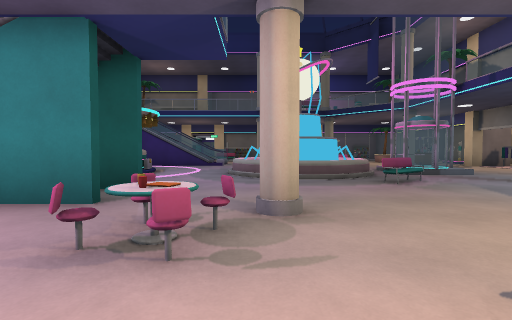
View 1 (above)

24 first-person views from a walk through a Godot game level. The camera is 1.3 m above the floor, tilts 2° down and sees 85° across. The floor is counted in squares, 2 m on a side. Each view is taken from the middle of a square. On the plan, view 1 faces up. The plan holds only what a view shows up to about 9 squares ahead; the rest is blank. The place goes on beyond the plan. Surface patterns are stand-ins for the level's own textures.

View 2
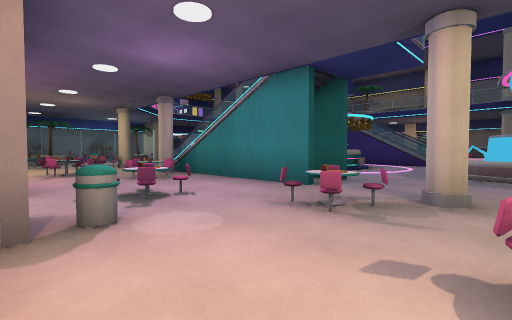

View 3
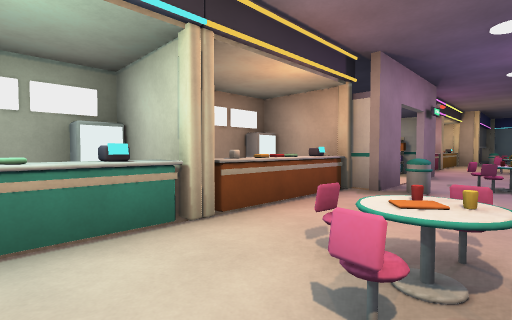

View 4
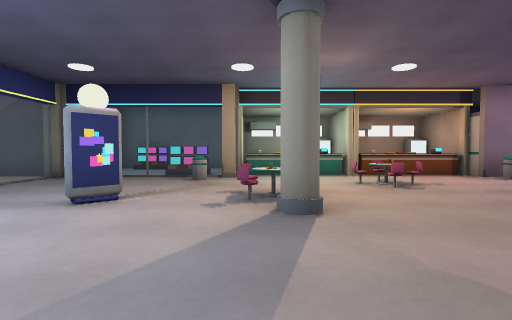

View 5
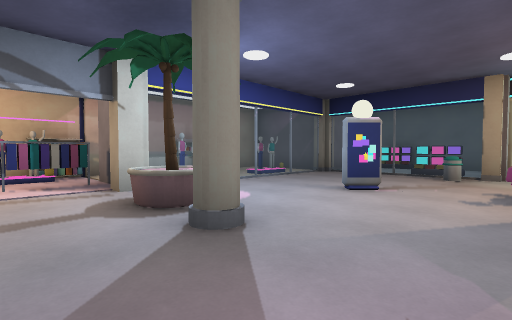

View 6
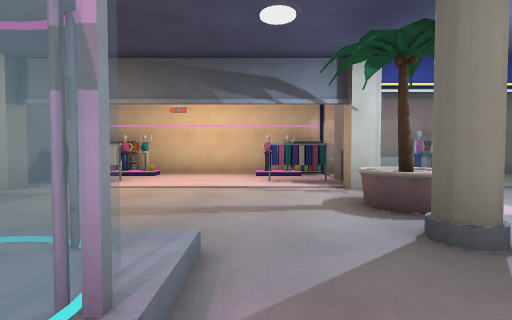

View 7
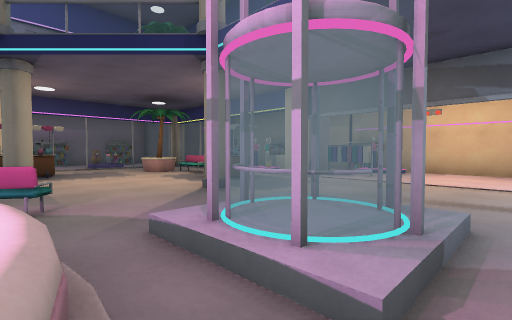

View 8
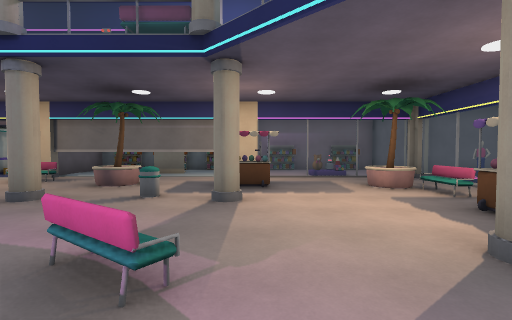

View 9
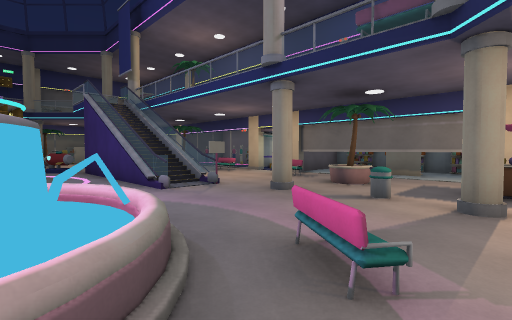

View 10
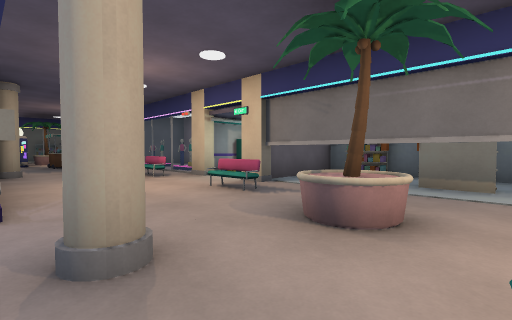

View 11
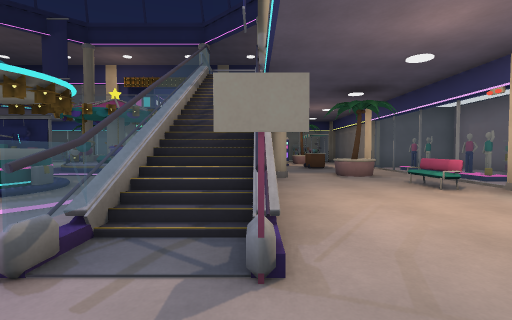

View 12
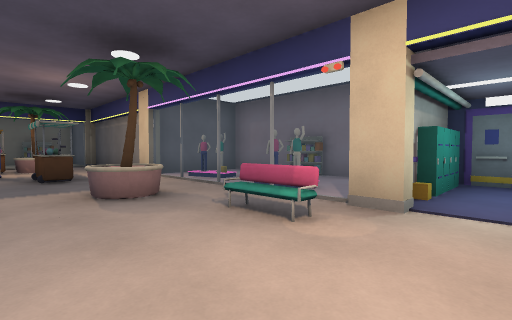

View 13
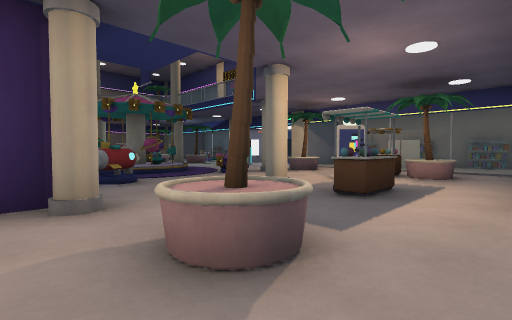

View 14
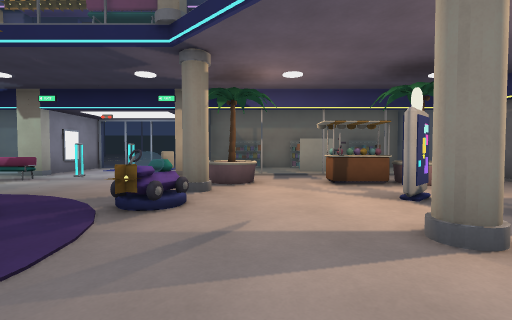

View 15
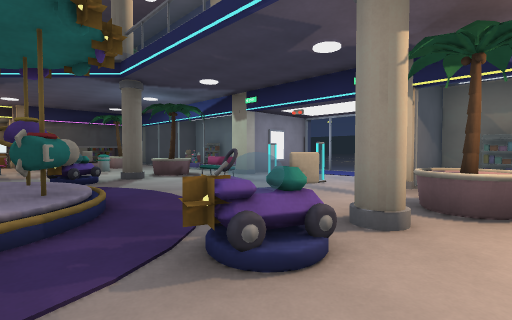

View 16
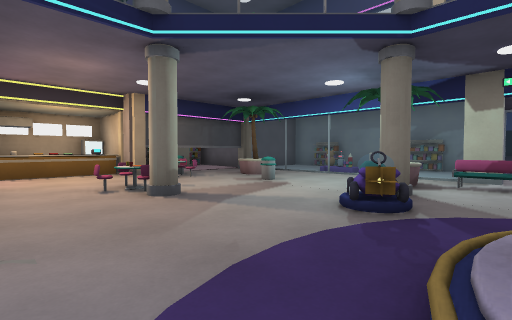

View 17
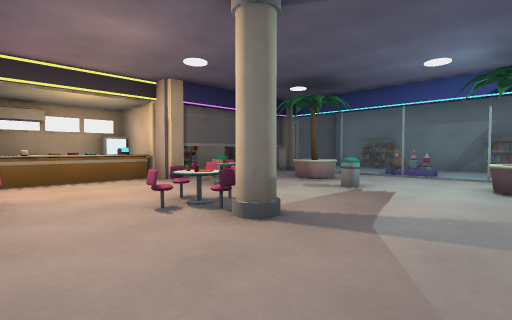

View 18
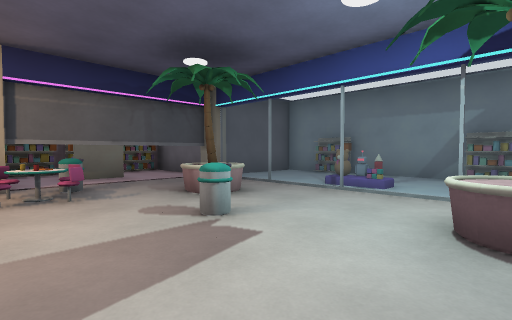

View 19
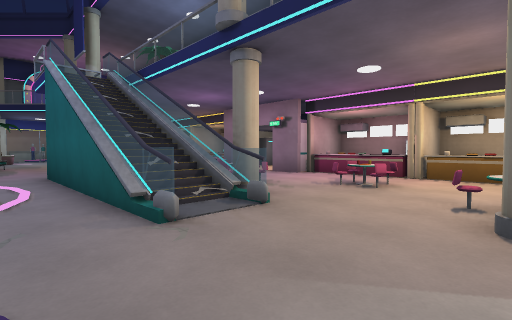

View 20
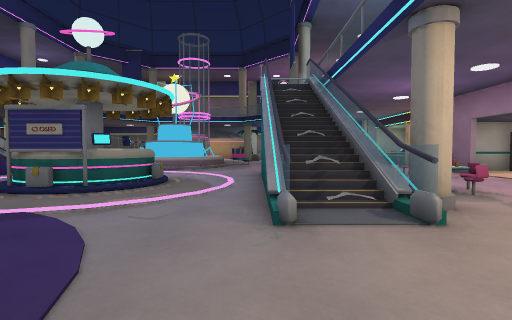

View 21
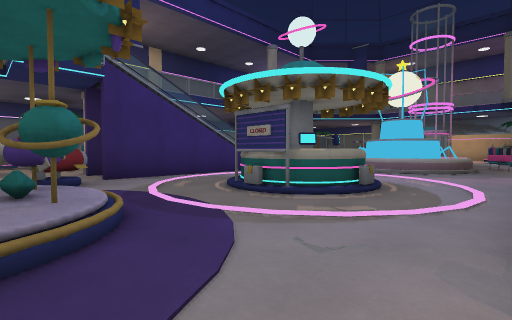

View 22
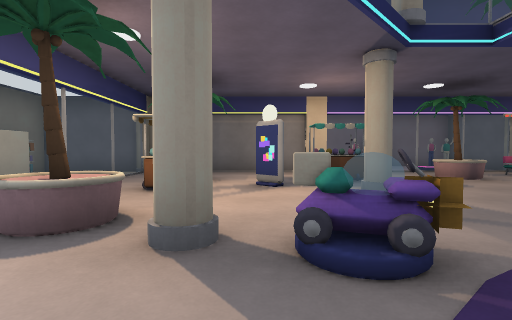

View 23
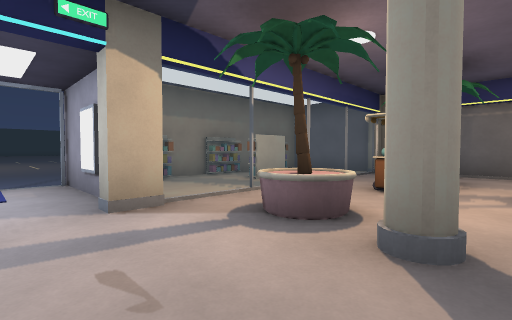

View 24
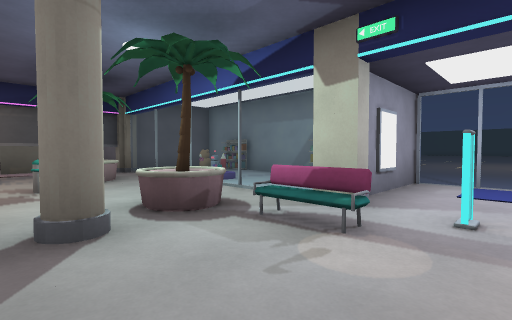

### Floor plan
Key: @ floor where view 1 was taken; # wall or solid block; x gap in a wall; . floor; / step, stairs or slope; = window, fence, low wall or low ledge; ^ raised ledge; B bench; C column; I bin; S stall; H shelf; T palm tree; A cart; R car; K rocket; G gate; O other object.
Columns run from 18 left of view 1 to 12 right of it. Each row starts with its distance up from view 1.
 21               ###
 20         ###H###.#H# #O
 19         #.....#.#..H.
 18    ##########=#.#==HH=# ##=#
 17 ####............x..........#
 16 H.=........T.B..BB.T.......#
 15 #.=.TT..A..T.......T..A..TB
 14 HHH..A..C..C......C.I.C...
 13 #.H........######......... #
 12 H.=.T......###///........A.#
 11 #.=.T.CR..K..........B..C..####
 10 ####....//......  /==.......^##
  9  ..G...=##/.#^^=./####/#......#
  8  ..G...###/.#^^=//^##=x#......#
  7 #.##B...##.. ^^ ..=^#........##
  6 ####B..R.............B..C...^##
  5 H.=.TC...../#####........T.###
  4 #.=........///###..........##
  3 #.#..I..C..C......C...C.#..#
  2 #.#.....=...=/...^....^....#
  1 H.=.T.==..^=...==..==......#
  0 #.=...I...=.....I.@=...I...#
 -1 ########.....#..#S.....#####
 -2       ##SSSSSH  .SSSSSS#
 -3        #SSSSS    SS SSS#
 -4                        #

Where each view was taken, in squares from view 1:
view 1: 0 up, 0 right, facing up
view 2: 1 down, 1 right, facing up-left
view 3: 1 up, 3 right, facing down-left
view 4: 6 up, 4 right, facing down
view 5: 7 up, 4 right, facing down-right
view 6: 7 up, 4 right, facing right
view 7: 7 up, 3 right, facing up-right
view 8: 9 up, 4 right, facing up
view 9: 9 up, 4 right, facing up-left
view 10: 13 up, 2 right, facing up-left
view 11: 13 up, 0 right, facing left
view 12: 14 up, 3 left, facing up-left
view 13: 17 up, 6 left, facing down-left
view 14: 12 up, 8 left, facing left
view 15: 12 up, 10 left, facing down-left
view 16: 7 up, 8 left, facing down-left
view 17: 5 up, 8 left, facing down-left
view 18: 5 up, 11 left, facing down-left
view 19: 6 up, 10 left, facing down-right
view 20: 5 up, 10 left, facing right
view 21: 5 up, 9 left, facing up-right
view 22: 9 up, 12 left, facing up
view 23: 9 up, 12 left, facing up-left
view 24: 8 up, 12 left, facing down-left
